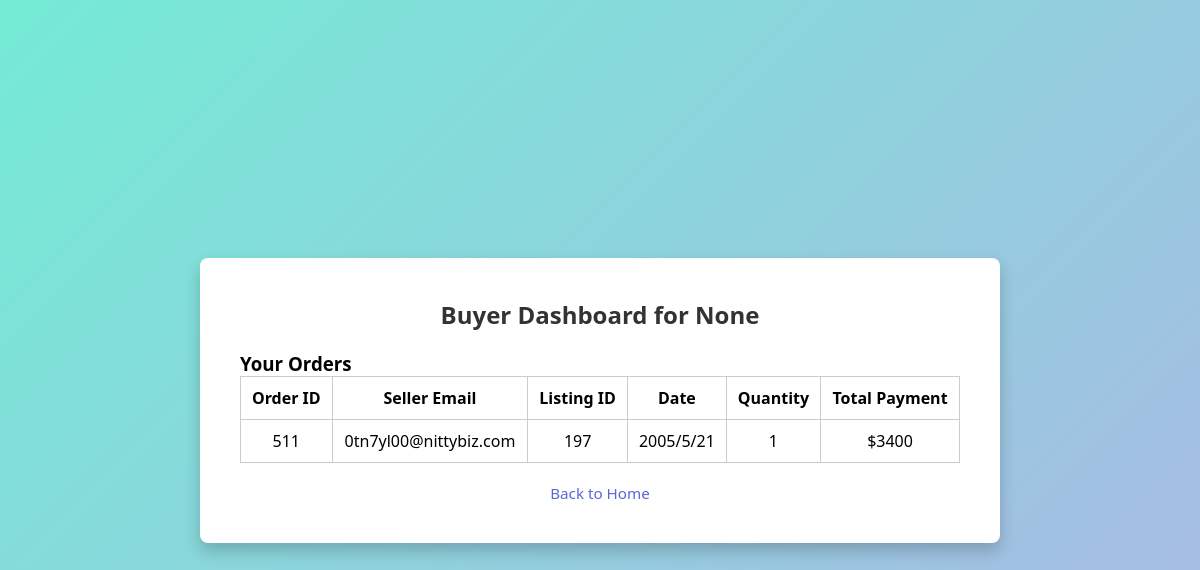
Page /buyer/dashboard (signed in) on the committed database.
### tables this page shows
CREATE TABLE Orders
(
    order_id     integer
        constraint Orders_pk
            primary key,
    seller_email text,
    listing_id   integer,
    buyer_email  text,
    date         text,
    quantity     integer,
    payment      integer,
    foreign key (seller_email, listing_id) references Listings(seller_email, listing_id),
    foreign key (buyer_email) references Buyers(email)
);

### app.py (the view)
@app.route('/buyer/dashboard')
def buyer_dashboard():
   if "email" not in session:
       flash("Please log in.")
       return redirect(url_for("index"))
   email = session["email"]
   roles = get_user_role(email)
   if 'Buyer' not in roles:
       flash("Access restricted: Buyer role required.")
       return redirect(url_for("index"))
   conn = sqlite3.connect('nittanybusiness.db')
   cursor = conn.cursor()
   cursor.execute('''
       SELECT Order_ID, Seller_Email, Listing_ID, Date, Quantity, Payment
       FROM Orders
       WHERE Buyer_Email = ?
   ''', (email,))
   orders = cursor.fetchall()
   conn.close()
   return render_template("buyer_dashboard.html", orders=orders, roles=roles)

### app.py (called while the page is built)
def get_user_role(email: str) -> list:
    conn = sqlite3.connect(DATABASE)
    cursor = conn.cursor()
    roles = []
    cursor.execute("SELECT 1 FROM buyers WHERE email = ?", (email,))
    if cursor.fetchone():
        roles.append("Buyer")
    cursor.execute("SELECT 1 FROM sellers WHERE email = ?", (email,))
    if cursor.fetchone():
        roles.append("Seller")
    cursor.execute("SELECT 1 FROM helpdesk WHERE email = ?", (email,))
    if cursor.fetchone():
        roles.append("HelpDesk")
    conn.close()
    return roles

### templates/buyer_dashboard.html (shortened to what this page needs)
<!DOCTYPE html>
<html>
<head>
</head>
<body>
 <div class="container">
   <h2>Buyer Dashboard for {{ session.get('business_name') }}</h2>
   <h3>Your Orders</h3>
{% if orders %}
 <table>
   <tr>
     <th>Order ID</th>
     <th>Seller Email</th>
     <th>Listing ID</th>
     <th>Date</th>
     <th>Quantity</th>
     <th>Total Payment</th>
   </tr>
   {% for order in orders %}
   <tr>
     <td>{{ order[0] }}</td>
     <td>{{ order[1] }}</td>
     <td>{{ order[2] }}</td>
     <td>{{ order[3] }}</td>
     <td>{{ order[4] }}</td>
     <td>${{ order[5] }}</td>
   </tr>
   {% endfor %}
 </table>
{% else %}
 <p>No orders found.</p>
{% endif %}
   <a href="{{ url_for('profile') }}">Back to Home</a>
 </div>
</body>
</html>

### templates/buyer_dashboard.html (style rules this page uses)
* { margin: 0; padding: 0; box-sizing: border-box; }
body { font-family: 'Segoe UI', Tahoma, Geneva, Verdana, sans-serif; background: linear-gradient(135deg, #74ebd5, #ACB6E5); min-height: 100vh; display: flex; align-items: center; justify-content: center; }
.container { background-color: #fff; border-radius: 8px; padding: 40px; width: 800px; box-shadow: 0 8px 16px rgba(0, 0, 0, 0.2); }
h2 { text-align: center; margin-bottom: 20px; color: #333; }
table { width: 100%; border-collapse: collapse; margin-bottom: 20px; }
th, td { padding: 10px; border: 1px solid #ccc; text-align: center; }
a { display: block; text-align: center; color: #5A67D8; text-decoration: none; font-size: 0.95rem; margin-top: 20px; }

### rows in the picture
Orders: order_id "511", seller_email "0tn7yl00@nittybiz.com", listing "197", date "2005/5/21", quantity "1", payment "3400"

### other values in the picture
{{ session.get('business_name') }} "None"
